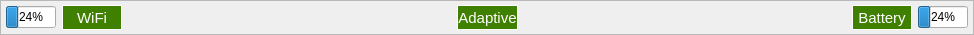
<?xml version="1.0" encoding="UTF-8"?>
<ui version="4.0">
 <class>Frame</class>
 <widget class="QFrame" name="Frame">
  <property name="geometry">
   <rect>
    <x>0</x>
    <y>0</y>
    <width>974</width>
    <height>35</height>
   </rect>
  </property>
  <property name="sizePolicy">
   <sizepolicy hsizetype="Preferred" vsizetype="Fixed">
    <horstretch>0</horstretch>
    <verstretch>0</verstretch>
   </sizepolicy>
  </property>
  <property name="minimumSize">
   <size>
    <width>0</width>
    <height>35</height>
   </size>
  </property>
  <property name="maximumSize">
   <size>
    <width>16777215</width>
    <height>35</height>
   </size>
  </property>
  <property name="windowTitle">
   <string>Frame</string>
  </property>
  <property name="frameShape">
   <enum>QFrame::StyledPanel</enum>
  </property>
  <property name="frameShadow">
   <enum>QFrame::Raised</enum>
  </property>
  <layout class="QHBoxLayout" name="horizontalLayout">
   <property name="leftMargin">
    <number>5</number>
   </property>
   <property name="topMargin">
    <number>4</number>
   </property>
   <property name="rightMargin">
    <number>5</number>
   </property>
   <property name="bottomMargin">
    <number>4</number>
   </property>
   <item>
    <widget class="QProgressBar" name="wifiBar">
     <property name="maximumSize">
      <size>
       <width>50</width>
       <height>16777215</height>
      </size>
     </property>
     <property name="value">
      <number>24</number>
     </property>
    </widget>
   </item>
   <item>
    <widget class="QLabel" name="wifiStatus">
     <property name="sizePolicy">
      <sizepolicy hsizetype="Minimum" vsizetype="Fixed">
       <horstretch>0</horstretch>
       <verstretch>0</verstretch>
      </sizepolicy>
     </property>
     <property name="minimumSize">
      <size>
       <width>60</width>
       <height>25</height>
      </size>
     </property>
     <property name="maximumSize">
      <size>
       <width>16777215</width>
       <height>25</height>
      </size>
     </property>
     <property name="font">
      <font>
       <pointsize>11</pointsize>
      </font>
     </property>
     <property name="mouseTracking">
      <bool>true</bool>
     </property>
     <property name="styleSheet">
      <string notr="true">background-color: rgb(64, 128, 0);
color: rgb(255, 255, 255);</string>
     </property>
     <property name="frameShape">
      <enum>QFrame::Box</enum>
     </property>
     <property name="text">
      <string>WiFi</string>
     </property>
     <property name="scaledContents">
      <bool>true</bool>
     </property>
     <property name="alignment">
      <set>Qt::AlignCenter</set>
     </property>
     <property name="margin">
      <number>6</number>
     </property>
    </widget>
   </item>
   <item>
    <spacer name="spacer1">
     <property name="orientation">
      <enum>Qt::Horizontal</enum>
     </property>
     <property name="sizeHint" stdset="0">
      <size>
       <width>40</width>
       <height>20</height>
      </size>
     </property>
    </spacer>
   </item>
   <item>
    <widget class="QLabel" name="adaptiveStatus">
     <property name="sizePolicy">
      <sizepolicy hsizetype="Minimum" vsizetype="Fixed">
       <horstretch>0</horstretch>
       <verstretch>0</verstretch>
      </sizepolicy>
     </property>
     <property name="minimumSize">
      <size>
       <width>60</width>
       <height>25</height>
      </size>
     </property>
     <property name="maximumSize">
      <size>
       <width>16777215</width>
       <height>25</height>
      </size>
     </property>
     <property name="font">
      <font>
       <pointsize>11</pointsize>
      </font>
     </property>
     <property name="mouseTracking">
      <bool>true</bool>
     </property>
     <property name="styleSheet">
      <string notr="true">background-color: rgb(64, 128, 0);
color: rgb(255, 255, 255);</string>
     </property>
     <property name="frameShape">
      <enum>QFrame::Box</enum>
     </property>
     <property name="text">
      <string>Adaptive</string>
     </property>
     <property name="scaledContents">
      <bool>true</bool>
     </property>
     <property name="alignment">
      <set>Qt::AlignCenter</set>
     </property>
     <property name="margin">
      <number>6</number>
     </property>
    </widget>
   </item>
   <item>
    <spacer name="spacer2">
     <property name="orientation">
      <enum>Qt::Horizontal</enum>
     </property>
     <property name="sizeHint" stdset="0">
      <size>
       <width>40</width>
       <height>20</height>
      </size>
     </property>
    </spacer>
   </item>
   <item>
    <widget class="QLabel" name="batteryStatus">
     <property name="sizePolicy">
      <sizepolicy hsizetype="Minimum" vsizetype="Fixed">
       <horstretch>0</horstretch>
       <verstretch>0</verstretch>
      </sizepolicy>
     </property>
     <property name="minimumSize">
      <size>
       <width>60</width>
       <height>25</height>
      </size>
     </property>
     <property name="maximumSize">
      <size>
       <width>16777215</width>
       <height>25</height>
      </size>
     </property>
     <property name="baseSize">
      <size>
       <width>30</width>
       <height>20</height>
      </size>
     </property>
     <property name="font">
      <font>
       <pointsize>11</pointsize>
      </font>
     </property>
     <property name="mouseTracking">
      <bool>true</bool>
     </property>
     <property name="styleSheet">
      <string notr="true">background-color: rgb(64, 128, 0);
color: rgb(255, 255, 255);</string>
     </property>
     <property name="frameShape">
      <enum>QFrame::Box</enum>
     </property>
     <property name="text">
      <string>Battery</string>
     </property>
     <property name="scaledContents">
      <bool>true</bool>
     </property>
     <property name="alignment">
      <set>Qt::AlignCenter</set>
     </property>
     <property name="margin">
      <number>6</number>
     </property>
    </widget>
   </item>
   <item>
    <widget class="QProgressBar" name="batteryBar">
     <property name="maximumSize">
      <size>
       <width>50</width>
       <height>16777215</height>
      </size>
     </property>
     <property name="value">
      <number>24</number>
     </property>
    </widget>
   </item>
  </layout>
 </widget>
 <resources/>
 <connections/>
</ui>
